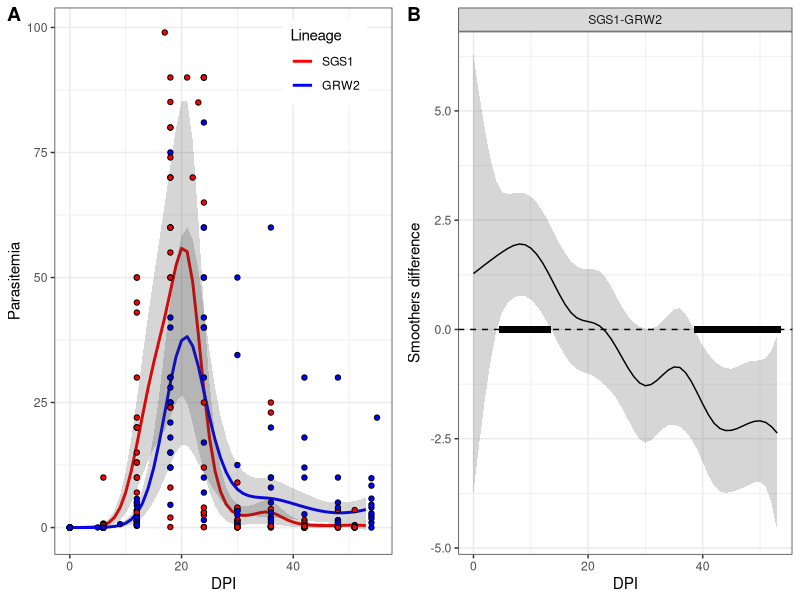
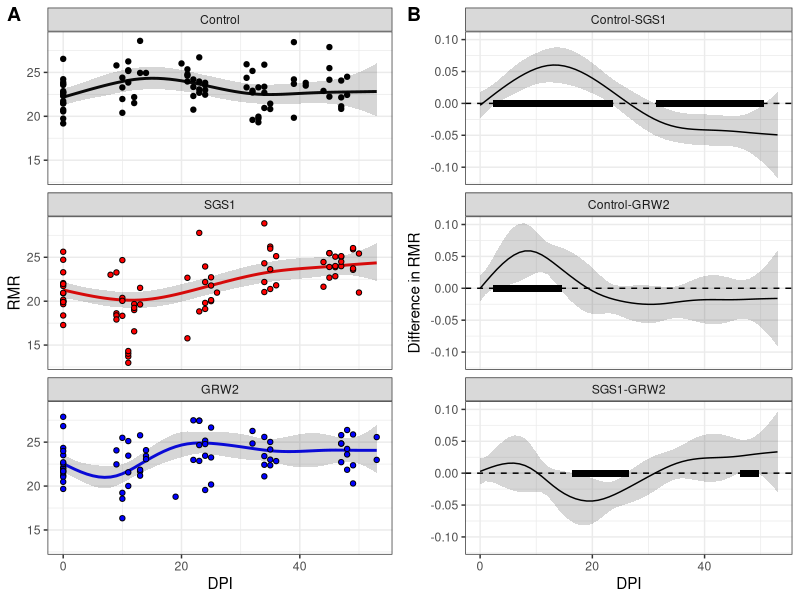
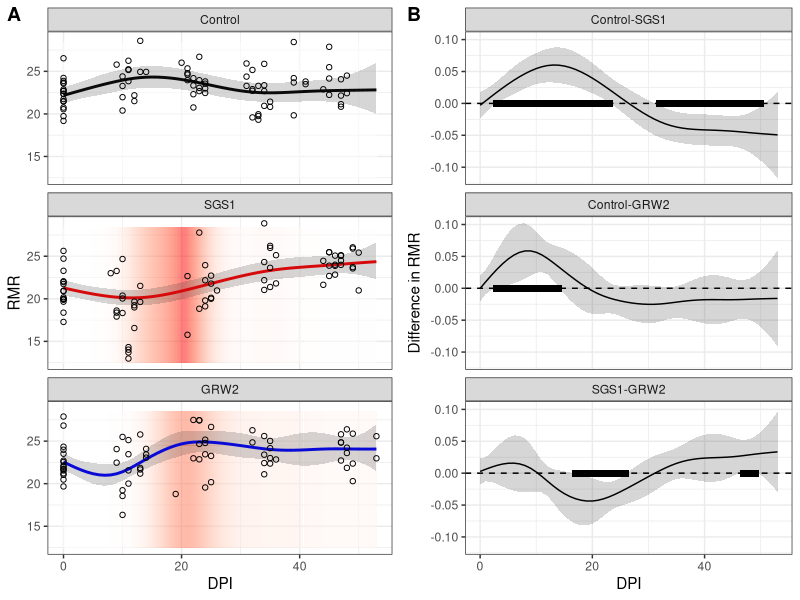
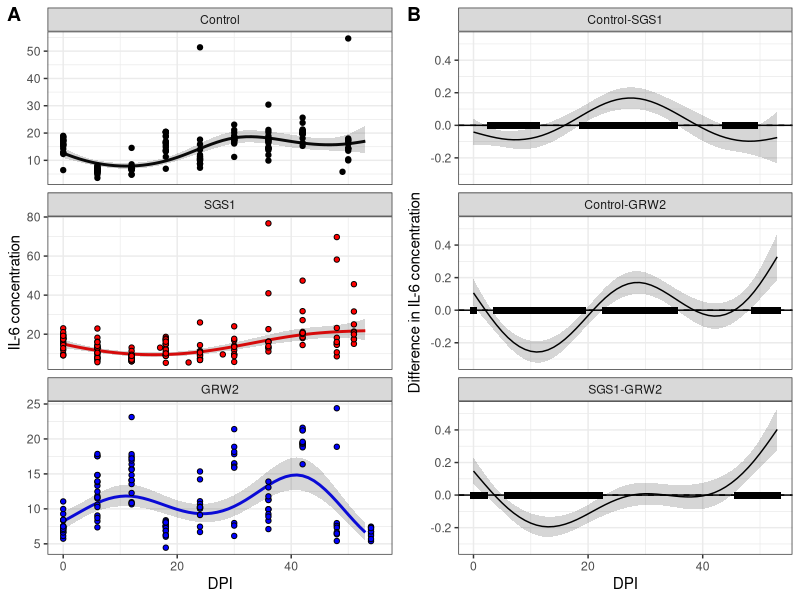
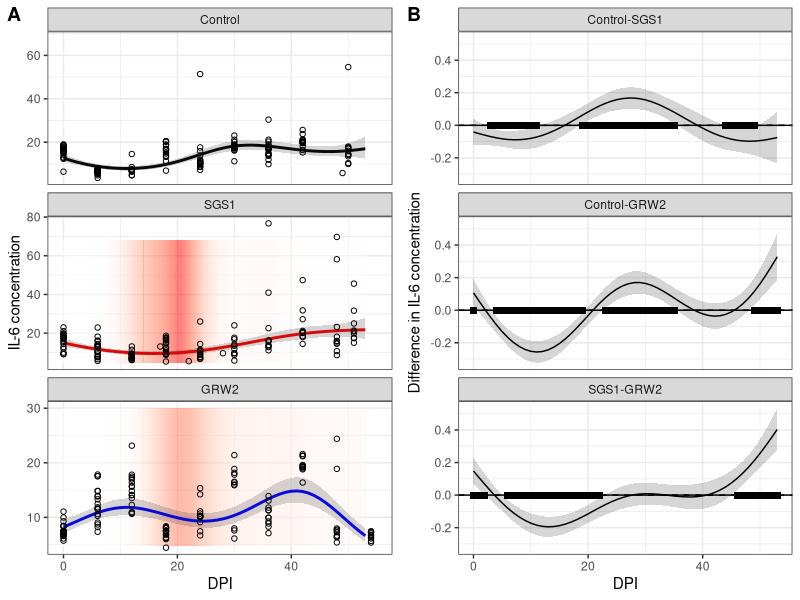
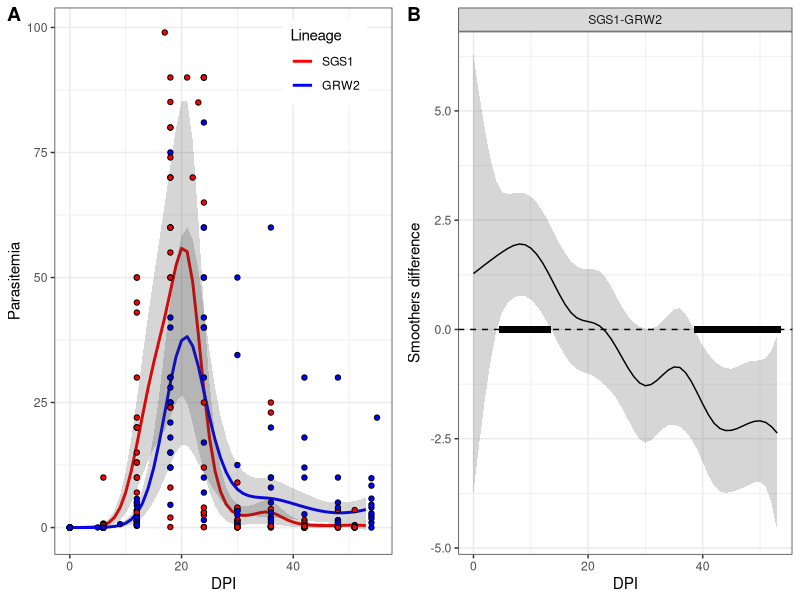
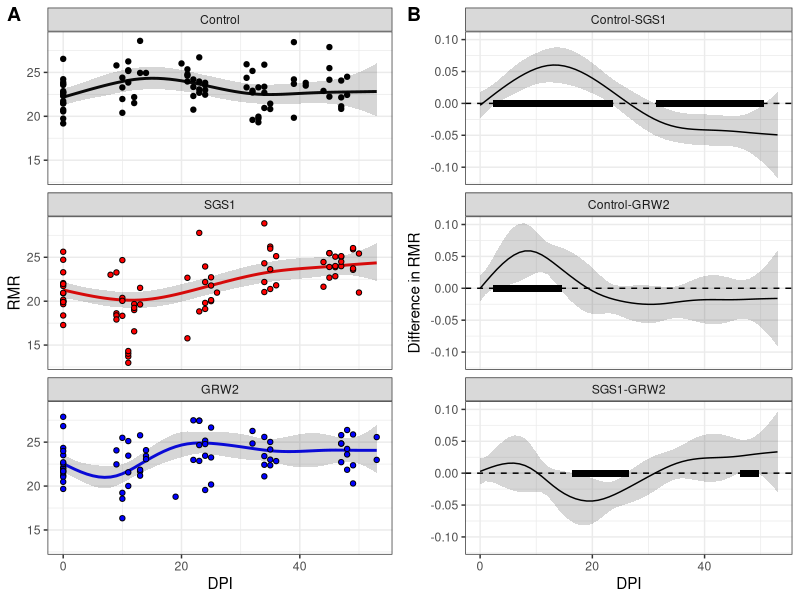
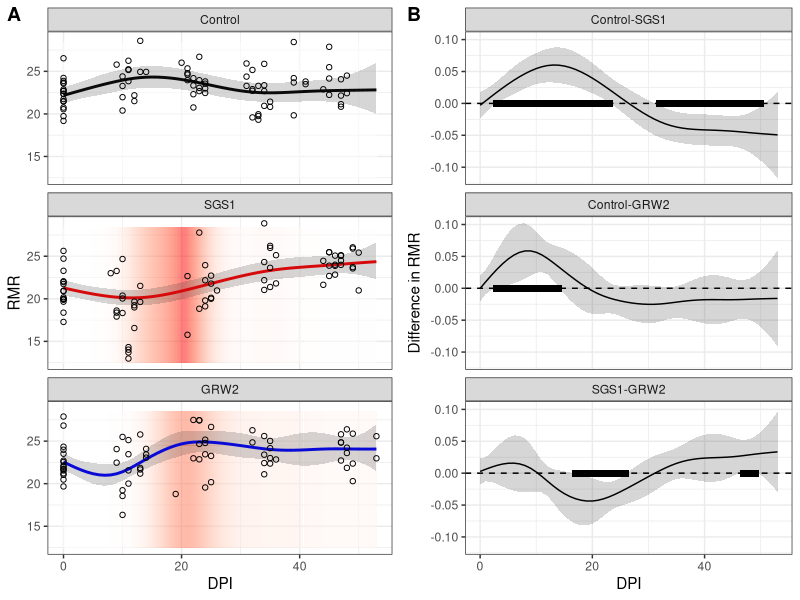

Generate these figures, in order, with R:
## ---- chunk 1
library(knitr)
  
opts_chunk$set(echo = FALSE, message = FALSE, warning = FALSE)
## ---- chunk 2
library(ggplot2)
library(mgcv)
library(dplyr)
library(readxl)
library(cowplot)


theme_set(theme_bw())
## ---- chunk 3

finch_il <- read_excel("Data/Spinus_2020_parasitemia_IL6_survival_final_corrected.xlsx", na = "NA", sheet = "Spinus_2020_parasitemia_IL6_sur")
finch_il$Experiment <- factor(finch_il$Experiment, labels = c("Control", "SGS1", "GRW2"))
finch_il$Ring <- factor(finch_il$Ring)

finch_il$Date <- as.Date(finch_il$Date)



n_obs_il <- finch_il %>% group_by(Ring) %>% summarise(N_il_obs = n())


finch <- read_excel("Data/Spinus_2020_parasitemia_IL6_survival_final_corrected.xlsx", na = "NA", sheet = "RMR")
finch$Experiment <- factor(finch$Experiment, labels = c("Control", "SGS1", "GRW2"))
finch$Ring <- factor(finch$Ring)

finch$Date <- as.Date(finch$Date) 

# n_obs_rmr <- finch %>% group_by(Ring) %>% summarise(N_rmr_obs = n())
# 
# n_obs <- merge(n_obs_il, n_obs_rmr, by = "Ring")

finch_il <- finch_il %>% group_by(Ring) %>% arrange(Date) %>% mutate(Cum_Parasitemia = cumsum(Parasitemia), Cum_IL = cumsum(IL6_pg_ml)) %>% arrange(Ring, Date)


## ---- chunk 4
# Вычисление паразитемии по двум соседним точкам измерения от дня измерения RMR  



df_rmr <- finch %>%  select(Ring, Date, Experiment, RMR) %>% mutate(Type = "RMR", Value = RMR) %>% select(-RMR)

df_par <- finch_il %>% select(Ring, Date, Experiment,Parasitemia) %>% mutate(Type = "Parasitemia", Value = Parasitemia) %>% select(-Parasitemia)

df_all <- rbind(df_rmr, df_par)

df_all <- df_all %>% group_by(Experiment, Ring) %>% arrange(Date, .by_group = TRUE)   

df_all_check <- df_all %>% group_by(Ring) %>% summarise(RMR_count = sum(Type == "RMR"))

# Удаляем птиц, у которых не измеряли RMR
exclude_Ring <- df_all_check %>% filter(RMR_count == 0) %>% pull(Ring)

df_all <- df_all %>% filter(!Ring %in% exclude_Ring)


df_final <- NULL

for(Selected_Ring in unique(df_all$Ring)){
  df <- df_all %>% filter(Ring == Selected_Ring)
  df <- df %>% arrange(Date)
  
  k <- 1
  df_estim <- data.frame(Ring = rep(NA, nrow(df)), Date = df$Date[1], Experiment = NA, RMR = NA, Parasitemia = NA )
  
  for(i in 1:nrow(df)){
    if(df$Type[i] == "RMR"){
      
      paras <- df[c(i-1, i+1), ]
      
      if(nrow(paras) == 1){
      df_estim$Ring[k] <- as.character(Selected_Ring)
      df_estim$RMR [k] <- df$Value[i]
      df_estim$Date [k] <- (df$Date[i])
      df_estim$Experiment [k] <- as.character(df$Experiment[i])
      df_estim$Parasitemia [k] <- 0  
      }
      else
      {
      mod <- lm(Value ~ Date, data = paras)
      df_estim$Ring[k] <- as.character(Selected_Ring)
      df_estim$RMR [k] <- df$Value[i]
      df_estim$Date [k] <- (df$Date[i])
      df_estim$Experiment [k] <- as.character(df$Experiment[i])
      df_estim$Parasitemia [k] <- predict(mod, newdata = df[i,])  
      }
      k <- k + 1
    }
  }
  
  df_estim <- df_estim %>% filter(complete.cases(.)) 

  df_final <- rbind(df_final, df_estim)  
  
}


# Вставляю исправленный файл

df_final <- read.table("Data/df_final_Parasitemia.csv", sep = ";", dec = ",", header = TRUE)

df_final$Experiment <- factor(df_final$Experiment, labels = c("Control", "SGS1", "GRW2"))

df_final$Ring <- factor(df_final$Ring)

df_final$Date <- as.Date(df_final$Date,format = "%d.%m.%Y" )

## ---- chunk 5
# Вычисление Интерлейкина по двум соседним точкам измерения от дня измерения RMR, для первой точки измерения RMR берется первое измерение интерлейкина, следующее после измерения RMR  



df_rmr <- finch %>%  select(Ring, Date, Experiment, RMR) %>% mutate(Type = "RMR", Value = RMR) %>% select(-RMR)

df_il <- finch_il %>% select(Ring, Date, Experiment,IL6_pg_ml) %>% mutate(Type = "IL", Value = IL6_pg_ml) %>% select(-IL6_pg_ml)

df_all2 <- rbind(df_rmr, df_il)

df_all2 <- df_all2 %>% group_by(Experiment, Ring) %>% arrange(Date, .by_group = TRUE)   

df_all2_check <- df_all2 %>% group_by(Ring) %>% summarise(RMR_count = sum(Type == "RMR"))

# Удаляем птиц, у которых не измеряли RMR
exclude_Ring2 <- df_all2_check %>% filter(RMR_count == 0) %>% pull(Ring)

df_all2 <- df_all2 %>% filter(!Ring %in% exclude_Ring2)


df_final2 <- NULL

for(Selected_Ring in unique(df_all2$Ring)){
  df <- df_all2 %>% filter(Ring == Selected_Ring)
  df <- df %>% arrange(Date)
  
  k <- 1
  df_estim <- data.frame(Ring = rep(NA, nrow(df)), Date = df$Date[1], Experiment = NA, RMR = NA, IL = NA )
  
  for(i in 1:nrow(df)){
    if(df$Type[i] == "RMR"){
      
      IL <- df[c(i-1, i+1), ]
      
      if(nrow(IL) == 1){
      df_estim$Ring[k] <- as.character(Selected_Ring)
      df_estim$RMR [k] <- df$Value[i]
      df_estim$Date [k] <- as.POSIXct(df$Date[i])
      df_estim$Experiment [k] <- as.character(df$Experiment[i])
      df_estim$IL [k] <- df$Value[i+1]  
      }
      else
      {
      mod <- lm(Value ~ Date, data = IL)
      df_estim$Ring[k] <- as.character(Selected_Ring)
      df_estim$RMR [k] <- df$Value[i]
      df_estim$Date [k] <- as.POSIXct(df$Date[i])
      df_estim$Experiment [k] <- as.character(df$Experiment[i])
      df_estim$IL [k] <- predict(mod, newdata = df[i,])  
      }
      k <- k + 1
    }
  }
  
  df_estim <- df_estim %>% filter(complete.cases(.)) 

  df_final2 <- rbind(df_final2, df_estim)  
  
}


# Вставляю исправленный файл

df_final2 <- read.table("Data/df_final2_IL.csv", sep = ";", dec = ",", header = TRUE)

df_final2$Experiment <- factor(df_final2$Experiment, labels = c("Control", "SGS1", "GRW2"))

df_final2$Ring <- factor(df_final2$Ring)

df_final2$Date <- as.Date(df_final2$Date,format = "%d.%m.%Y" )


## ---- chunk 6
# Вычисление накопленной паразитемии по двум соседним точкам измерения от дня измерения RMR  



df_rmr <- finch %>%  select(Ring, Date, Experiment, RMR) %>% mutate(Type = "RMR", Value = RMR) %>% select(-RMR)

df_cum_par <- finch_il %>% select(Ring, Date, Experiment,Cum_Parasitemia) %>% mutate(Type = "Cum_Parasitemia", Value = Cum_Parasitemia) %>% select(-Cum_Parasitemia)

df_all3 <- rbind(df_rmr, df_cum_par)

df_all3 <- df_all3 %>% group_by(Experiment, Ring) %>% arrange(Date, .by_group = TRUE)   

df_all3_check <- df_all3 %>% group_by(Ring) %>% summarise(RMR_count = sum(Type == "RMR"))

# Удаляем птиц, у которых не измеряли RMR
exclude_Ring <- df_all3_check %>% filter(RMR_count == 0) %>% pull(Ring)

df_all3 <- df_all3 %>% filter(!Ring %in% exclude_Ring)


df_final3 <- NULL

for(Selected_Ring in unique(df_all3$Ring)){
  df <- df_all3 %>% filter(Ring == Selected_Ring)
  df <- df %>% arrange(Date)
  
  k <- 1
  df_estim <- data.frame(Ring = rep(NA, nrow(df)), Date = df$Date[1], Experiment = NA, RMR = NA, Cum_Parasitemia = NA )
  
  for(i in 1:nrow(df)){
    if(df$Type[i] == "RMR"){
      
      cum_paras <- df[c(i-1, i+1), ]
      
      if(nrow(cum_paras) == 1){
      df_estim$Ring[k] <- as.character(Selected_Ring)
      df_estim$RMR [k] <- df$Value[i]
      df_estim$Date [k] <- (df$Date[i])
      df_estim$Experiment [k] <- as.character(df$Experiment[i])
      df_estim$Cum_Parasitemia [k] <- 0  
      }
      else
      {
      mod <- lm(Value ~ Date, data = cum_paras)
      df_estim$Ring[k] <- as.character(Selected_Ring)
      df_estim$RMR [k] <- df$Value[i]
      df_estim$Date [k] <- (df$Date[i])
      df_estim$Experiment [k] <- as.character(df$Experiment[i])
      df_estim$Cum_Parasitemia [k] <- predict(mod, newdata = df[i,])  
      }
      k <- k + 1
    }
  }
  
  df_estim <- df_estim %>% filter(complete.cases(.)) 

  df_final3 <- rbind(df_final3, df_estim)  
  
}




## ---- chunk 7
# Вычисление накопленного инртерлейкина по двум соседним точкам измерения от дня измерения RMR  



df_rmr <- finch %>%  select(Ring, Date, Experiment, RMR) %>% mutate(Type = "RMR", Value = RMR) %>% select(-RMR)

df_cum_il <- finch_il %>% select(Ring, Date, Experiment,Cum_IL) %>% mutate(Type = "Cum_IL", Value = Cum_IL) %>% select(-Cum_IL)

df_all4 <- rbind(df_rmr, df_cum_il)

df_all4 <- df_all4 %>% group_by(Experiment, Ring) %>% arrange(Date, .by_group = TRUE)   

df_all4_check <- df_all4 %>% group_by(Ring) %>% summarise(RMR_count = sum(Type == "RMR"))

# Удаляем птиц, у которых не измеряли RMR
exclude_Ring <- df_all4_check %>% filter(RMR_count == 0) %>% pull(Ring)

df_all4 <- df_all4 %>% filter(!Ring %in% exclude_Ring)


# Удаляем даты, когда Cum_IL == NA

df_all4 <- df_all4 %>% filter(!is.na(Value))


df_final4 <- NULL

for(Selected_Ring in unique(df_all4$Ring)){
  df <- df_all4 %>% filter(Ring == Selected_Ring)
  df <- df %>% arrange(Date)
  
  k <- 1
  df_estim <- data.frame(Ring = rep(NA, nrow(df)), Date = df$Date[1], Experiment = NA, RMR = NA, Cum_IL = NA )
  
  for(i in 1:nrow(df)){
    if(df$Type[i] == "RMR"){
      
      cum_IL <- df[c(i-1, i+1), ]
      
      if(nrow(cum_IL) == 1){
      df_estim$Ring[k] <- as.character(Selected_Ring)
      df_estim$RMR [k] <- df$Value[i]
      df_estim$Date [k] <- (df$Date[i])
      df_estim$Experiment [k] <- as.character(df$Experiment[i])
      df_estim$Cum_IL [k] <- df$Value[i+1]
      }
      else
      {
      mod <- lm(Value ~ Date, data = cum_IL)
      df_estim$Ring[k] <- as.character(Selected_Ring)
      df_estim$RMR [k] <- df$Value[i]
      df_estim$Date [k] <- (df$Date[i])
      df_estim$Experiment [k] <- as.character(df$Experiment[i])
      df_estim$Cum_IL [k] <- predict(mod, newdata = df[i,])  
      }
      k <- k + 1
    }
  }
  
  df_estim <- df_estim %>% filter(complete.cases(.)) 

  df_final4 <- rbind(df_final4, df_estim)  
  
}




## ---- chunk 8
# data.frame с оценками паразитемии и интерлейкина по соседним точкам
rmr_paras_il <- merge(df_final, df_final2) %>% merge(., df_final3) %>% merge(., df_final4) 

rmr_paras_il <- rmr_paras_il %>% group_by(Ring, Experiment) %>% arrange(Date, .by_group = T)


## ---- chunk 9
D_RMR <- finch %>% group_by(Ring) %>% summarise(D_RMR = log(RMR) - log(RMR)[1]) %>% pull


finch$D_RMR <- D_RMR


# ggplot(finch, aes(x = DPI, y = D_RMR , group = Ring)) + geom_line() + facet_wrap(~Experiment)

## ---- chunk 10

# Код для совмещения данных по RMR и измерениям паразитемии и интерлейкинов
finch$Parasitemia_nearest <- NA
finch$Parasitemia_M <- NA

finch$IL_nearest <- NA
finch$IL_M <- NA

finch$Cum_Parasitemia_nearest <- NA
finch$Cum_Parasitemia_M <- NA

finch$Dif_Date <- NA
finch$Survival <- NA

for(i in 1:nrow(finch)){
  df <- finch_il %>% filter(Ring %in% finch$Ring[i])

  dif_dat1 <- (difftime(df$Date, finch$Date[i]))
  dif_dat1[dif_dat1 < 0 ] <- NA
  time1 <- df$Date[which.min(dif_dat1)]
  
  finch$Parasitemia_nearest[i] <- df$Parasitemia[df$Date == time1]
  finch$IL_nearest[i] <- df$IL6_pg_ml[df$Date == time1]
  finch$Cum_Parasitemia_nearest[i] <- df$Cum_Parasitemia[df$Date == time1]
  finch$Survival[i] <- df$Survival[df$Date == time1]

  finch$Dif_Date[i] <- as.numeric(difftime(time1, finch$Date[i], units = "day"))
  
}



## ---- chunk 11
df_final <- NULL

for(ring in unique(finch$Ring)) {
  
  df_predict <- finch %>% filter(Ring %in% ring)
  
  
  df_model <- finch_il %>% filter(Ring %in% ring) %>% filter(complete.cases(.))
  
  # Я пытался еще описывать данные полиномами, но по сути дела результаты не отличались.
  # degr = nrow(df_model) - 1
  # degr <- ifelse(degr > 5, 5, degr)
  # 
  # M_Parasitemia <- lm(Parasitemia ~ poly(DPI, degr), data = df_model)
  # df_predict$Parasitemia_M <- predict(M_Parasitemia, newdata = df_predict) 

  
  M_Parasitemia <- loess(Parasitemia ~ DPI, data = df_model, degree = 1)
  df_predict$Parasitemia_M <- predict(M_Parasitemia, newdata = df_predict) 

  M_Cum_Parasitemia <- loess(Cum_Parasitemia ~ DPI, data = df_model, degree = 1)
  df_predict$Cum_Parasitemia_M <- predict(M_Cum_Parasitemia, newdata = df_predict)

  M_IL <- loess(IL6_pg_ml ~ DPI, data = df_model, degree = 1)
  df_predict$IL_M <- predict(M_IL, newdata = df_predict)
  
  df_final <- rbind(df_final, df_predict)

}


df_final$Parasitemia_M[df_final$Parasitemia_M <0] <- 0
df_final$Cum_Parasitemia_M[df_final$Cum_Parasitemia_M <0] <- 0

df_final5 <- df_final

## ---- chunk 12
finch_final <- merge(df_final5, rmr_paras_il)




## ---- chunk 13

finch_final$Experiment <- factor(finch_final$Experiment)
finch_final$Ring <- factor(finch_final$Ring)
finch_final$Survival <- factor(finch_final$Survival)

finch_reduced <- finch_final %>% filter(Bad != 1) #удаляю из датасета строчки с неизмеренными значениями и строки с плохим измерением RMR

finch_reduced <- finch_reduced[complete.cases(finch_reduced), ]

## ---- chunk 14

finch_il_2 <- finch_il %>% filter(Experiment != "Control")

# M1_Par_gam <- gam(Parasitemia ~ s(DPI) + Experiment  + s(Ring, k = 53, bs = "re"),  method = "REML", data = finch_il_2, family = "nb")

M2_Par_gam <- gam(Parasitemia ~ s(DPI, by = Experiment) + Experiment  + s(Ring, k = 53, bs = "re"),  method = "REML", data = finch_il_2, family = "nb")


## ---- chunk 15
My_data <- expand.grid(Experiment = c("SGS1", "GRW2"), DPI = seq(0, max(finch_final$DPI)))

predicted <- predict(M2_Par_gam, newdata = My_data, exclude = "s(Ring)", newdata.guaranteed=TRUE, se.fit = TRUE, type = "response")

My_data$Fit <- predicted$fit
My_data$SE <- predicted$se.fit

Pl_parasetemia <-
ggplot(My_data, aes(x = DPI, y = Fit)) + 
  geom_line(aes(color = Experiment), size = 1) + 
  geom_ribbon(aes(ymin = Fit - 1.96*SE, ymax = Fit + 1.96*SE, group = Experiment), alpha = 0.2) +
  geom_point(data = finch_il_2, aes(y = Parasitemia, fill = Experiment), shape = 21, color = "black") +
  labs(y = "Parasitemia", color = "Lineage") + 
  scale_fill_manual(values = c("red", "blue")) +
  scale_color_manual(values = c("red", "blue")) +
  theme(legend.position = c(0.8, 0.9)) +
  guides(fill = "none")
  

## ---- chunk 16
smooth_diff <- function(model, newdata, f1, f2, var, alpha = 0.05,
                        unconditional = FALSE) {
    xp <- predict(model, newdata = newdata, type = 'lpmatrix', exclude = "s(Ring)", newdata.guaranteed=TRUE)
    c1 <- grepl(f1, colnames(xp))
    c2 <- grepl(f2, colnames(xp))
    r1 <- newdata[[var]] == f1
    r2 <- newdata[[var]] == f2
    ## difference rows of xp for data from comparison
    X <- xp[r1, ] - xp[r2, ]
    ## zero out cols of X related to splines for other lochs
    X[, ! (c1 | c2)] <- 0
    ## zero out the parametric cols
    X[, !grepl('^s\\(', colnames(xp))] <- 0
    dif <- X %*% coef(model)
    se <- sqrt(rowSums((X %*% vcov(model, unconditional = unconditional)) * X))
    crit <- qt(alpha/2, df.residual(model), lower.tail = FALSE)
    upr <- dif + (crit * se)
    lwr <- dif - (crit * se)
    data.frame(pair = paste(f1, f2, sep = '-'),
               diff = dif,
               se = se,
               upper = upr,
               lower = lwr)
}


## ---- chunk 17
comp1 <- smooth_diff(M2_Par_gam, My_data, 'SGS1', 'GRW2', 'Experiment', unconditional = TRUE)

comp <- cbind(DPI = seq(0, max(finch_final$DPI)),
              rbind(comp1))

signif_diff <- comp %>% filter((upper > 0 & lower > 0) | (upper < 0 & lower <0))



Pl_Parasitemia_difference <-
ggplot(comp, aes(x = DPI, y = diff, group = pair)) +
    geom_ribbon(aes(ymin = lower, ymax = upper), alpha = 0.2) +
    geom_line() +
    facet_wrap(~ pair, ncol = 2)  +
    labs(x = "DPI", y = 'Smoothers difference') +  
    geom_hline(yintercept = 0, linetype = 2) + 
    geom_point(data = signif_diff, aes(x = DPI, y = 0), shape = 15, color = "black", fill = "black", size = 2)
  
## ---- chunk 18
Pl_Fig1 <- plot_grid(Pl_parasetemia, Pl_Parasitemia_difference, labels = "AUTO")

Pl_Fig1
ggsave(filename = "Fig1.tiff", plot = Pl_Fig1, dpi = 500)
## ---- chunk 19

# M1_RMR_gam <- gam(log10(RMR) ~ s(DPI) + Experiment + log10(Mass)  + s(Ring, k = 53, bs = "re"),  method = "REML", data = finch_reduced)


M2_RMR_gam <- gam(log10(RMR) ~ s(DPI, by = Experiment) + Experiment + log10(Mass)  + s(Ring, k = 53, bs = "re"),  method = "REML", data = finch_reduced)



## ---- chunk 20
My_data <- expand.grid(Experiment = levels(finch_final$Experiment), DPI = seq(0, max(finch_final$DPI)))
  # finch_final %>% select(Experiment, DPI) %>% unique(.)
My_data$Mass <- mean(finch_final$Mass)
  
predicted <- predict(M2_RMR_gam, newdata = My_data, exclude = "s(Ring)", newdata.guaranteed=TRUE, se.fit = TRUE)

My_data$Fit <- predicted$fit
My_data$SE <- predicted$se.fit

My_data2 <- expand.grid(Experiment = levels(finch_final$Experiment), DPI = seq(0, max(finch_final$DPI), 0.1))

My_data2$Fit [My_data2$Experiment != "Control"] <- predict(M2_Par_gam, newdata = My_data2[My_data2$Experiment != "Control", ], exclude = "s(Ring)", newdata.guaranteed=TRUE, type = "response") 

My_data2$Fit [My_data2$Experiment == "Control"] <- 0


Pl_RMR <-
ggplot(My_data, aes(x = DPI, y = 10^(Fit) )) + 
  geom_line(aes(color = Experiment), size = 1) + 
  geom_ribbon(aes(ymin = 10^(Fit - 1.96*SE), ymax = 10^(Fit + 1.96*SE)), alpha = 0.2) +
  geom_point(data = finch_final, aes(y = (RMR), fill = Experiment), shape = 21, color = "black") +
  labs(y = "RMR") +
  facet_wrap(~Experiment, ncol = 1) + 
  scale_color_manual(values = c("black", "red", "blue")) +
  scale_fill_manual(values = c("black", "red", "blue")) +
  guides(color = "none", fill = "none")



My_data_parasitemia <- expand.grid(RMR = seq(min(finch_final$RMR), max(finch_final$RMR), 1), DPI = seq(0,53,0.1), Experiment = c("SGS1", "GRW2"))

My_data_parasitemia2 <- expand.grid(RMR = seq(min(finch_final$RMR), max(finch_final$RMR), 1), DPI = seq(0,53,0.1), Experiment = c("Control"))

My_data_parasitemia2$Fit <- 0


My_data_parasitemia$Fit <- predict(M2_Par_gam, newdata = My_data_parasitemia, exclude = "s(Ring)", newdata.guaranteed=TRUE, type = "response" )
  
My_data_parasitemia <- rbind(My_data_parasitemia, My_data_parasitemia2)
  
  

Pl_RMR2 <-
ggplot(My_data, aes(x = DPI, y = 10^(Fit) )) + 
   geom_tile(data = My_data_parasitemia, aes(y = RMR, fill = Fit), alpha = 0.5) +
  geom_line(aes(color = Experiment), size = 1) + 
  geom_ribbon(aes(ymin = 10^(Fit - 1.96*SE), ymax = 10^(Fit + 1.96*SE)), alpha = 0.2) +
  geom_point(data = finch_final, aes(y = (RMR)), shape = 21, color = "black") +
  labs(y = "RMR") +
  facet_wrap(~Experiment, ncol = 1) + 
  scale_color_manual(values = c("black", "red", "blue")) +
  scale_fill_gradient(low = "white", high = "red") +
  guides(color = "none", fill = "none")


## ---- chunk 21

comp1 <- smooth_diff(M2_RMR_gam, My_data, 'Control', 'SGS1', 'Experiment',unconditional = TRUE)

comp2 <- smooth_diff(M2_RMR_gam, My_data, 'Control', 'GRW2', 'Experiment',unconditional = TRUE)

comp3 <- smooth_diff(M2_RMR_gam, My_data, 'SGS1', 'GRW2', 'Experiment',unconditional = TRUE)

comp <- cbind(DPI = seq(0, max(finch_final$DPI)),
              rbind(comp1, comp2, comp3))

comp$pair <- factor(comp$pair, levels = c("Control-SGS1", "Control-GRW2", "SGS1-GRW2"))

signif_diff <- comp %>% filter((upper > 0 & lower > 0) | (upper < 0 & lower <0))


Pl_RMR_difference <-
ggplot(comp, aes(x = DPI, y = diff, group = pair)) +
    geom_ribbon(aes(ymin = lower, ymax = upper), alpha = 0.2) +
    geom_line() +
    facet_wrap(~ pair, ncol = 1)  +
    labs(x = "DPI", y = 'Difference in RMR') +
    geom_hline(yintercept = 0, linetype = 2) + 
    geom_point(data = signif_diff, aes(x = DPI, y = 0), shape = 15, color = "black", fill = "black", size = 2)  

## ---- chunk 22
Pl_Fig2_var1 <- plot_grid(Pl_RMR, Pl_RMR_difference, labels = "AUTO")

Pl_Fig2_var1

ggsave(filename = "Fig2_var1.tiff", plot = Pl_Fig2_var1, dpi = 500, width = 190, units = "mm")
## ---- chunk 23
Pl_Fig2_var2 <- plot_grid(Pl_RMR2, Pl_RMR_difference, labels = "AUTO")

Pl_Fig2_var2

ggsave(filename = "Fig2_var2.tiff", plot = Pl_Fig2_var2, dpi = 500, width = 190, units = "mm")
## ---- chunk 24
cont_exp1 <- comp %>% filter(pair == "Control-SGS1") %>% filter(upper > 0 & lower > 0) %>% pull(DPI) %>% range()

cont_exp2 <- comp %>% filter(pair == "Control-GRW2") %>% filter(upper > 0 & lower > 0) %>% pull(DPI) %>% range()


exp1_exp2 <- comp %>% filter(pair == "SGS1-GRW2") %>% filter(upper < 0 & lower < 0) %>% pull(DPI) %>% range()
## ---- chunk 25

# M1_IL_gam <- gam(log10(IL6_pg_ml) ~ s(DPI, k = 5) + Experiment  + s(Ring, k = 53, bs = "re"),  method = "REML", data = finch_il)

M2_IL_gam <- gam(log10(IL6_pg_ml) ~ s(DPI, by = Experiment, k = 5) + Experiment  + s(Ring, k = 53, bs = "re"),  method = "REML", data = finch_il)

## ---- chunk 26
My_data <- expand.grid(Experiment = levels(finch_final$Experiment), DPI = seq(0, max(finch_final$DPI)))

predicted <- predict(M2_IL_gam, newdata = My_data, exclude = "s(Ring)", newdata.guaranteed=TRUE, se.fit = TRUE)

My_data$Fit <- predicted$fit
My_data$SE <- predicted$se.fit


Pl_IL <- 
ggplot(My_data, aes(x = DPI, y = 10^Fit)) + 
  geom_line(aes(color = Experiment), size = 1) + 
  geom_ribbon(aes(ymin = 10^(Fit - 1.96*SE), ymax = 10^(Fit + 1.96*SE)), alpha = 0.2) +
  geom_point(data = finch_il, aes(y = (IL6_pg_ml), fill = Experiment), shape = 21, color = "black") +
  labs(y = "IL-6 concentration") +
  facet_wrap(~Experiment, ncol = 1, scales = "free_y") +
  guides(color = "none") +
  scale_color_manual(values = c("black", "red", "blue")) + 
  scale_fill_manual(values = c("black", "red", "blue"))+
  guides(color = "none", fill = "none")
  


# My_data_parasitemia <- finch_final %>% 
#   group_by(Experiment) %>% 
#   do(expand.grid(IL = seq(min(.$IL), max(.$IL), 0.1), DPI = seq(0,53,0.1))) 
# 
# My_data_parasitemia2 <- My_data_parasitemia %>% filter(Experiment == "Control")
# My_data_parasitemia <- My_data_parasitemia %>% filter(Experiment != "Control")

My_data_parasitemia <- expand.grid(IL = seq(min(finch_final$IL), max(finch_final$IL), 0.1), DPI = seq(0,53,0.1), Experiment = c("SGS1", "GRW2"))

My_data_parasitemia2 <- expand.grid(IL = seq(min(finch_final$IL), max(finch_final$IL), 1), DPI = seq(0,53,0.1), Experiment = c("Control"))

My_data_parasitemia2$Fit <- 0


My_data_parasitemia$Fit <- predict(M2_Par_gam, newdata = My_data_parasitemia, exclude = "s(Ring)", newdata.guaranteed=TRUE, type = "response" )

My_data_parasitemia [My_data_parasitemia$Experiment == "GRW2" & My_data_parasitemia$IL > 30, ] <- NA  

My_data_parasitemia <- rbind(My_data_parasitemia, My_data_parasitemia2)

My_data_parasitemia <- My_data_parasitemia[complete.cases(My_data_parasitemia), ]
  


Pl_IL2 <- 
ggplot(My_data, aes(x = DPI, y = 10^Fit)) + 
 geom_tile(data = My_data_parasitemia, aes(y = IL, fill = Fit), alpha = 0.5) +
  geom_line(aes(color = Experiment), size = 1) + 
  geom_ribbon(aes(ymin = 10^(Fit - 1.96*SE), ymax = 10^(Fit + 1.96*SE)), alpha = 0.2) +
  geom_point(data = finch_il, aes(y = (IL6_pg_ml)), shape = 21, color = "black") +
  labs(y = "IL-6 concentration") +
  facet_wrap(~Experiment, ncol = 1, scales = "free_y") +
  guides(color = "none") +
  scale_color_manual(values = c("black", "red", "blue")) + 
  scale_fill_gradient(low = "white", high = "red")+
  guides(color = "none", fill = "none")


## ---- chunk 27
comp1 <- smooth_diff(M2_IL_gam, My_data, 'Control', 'SGS1', 'Experiment', unconditional = TRUE)

comp2 <- smooth_diff(M2_IL_gam, My_data, 'Control', 'GRW2', 'Experiment', unconditional = TRUE)

comp3 <- smooth_diff(M2_IL_gam, My_data, 'SGS1', 'GRW2', 'Experiment', unconditional = TRUE)

comp <- cbind(DPI = seq(0, max(finch_final$DPI)),
              rbind(comp1, comp2, comp3))

comp$pair <- factor(comp$pair, levels = c("Control-SGS1", "Control-GRW2", "SGS1-GRW2"))

signif_diff <- comp %>% filter((upper > 0 & lower > 0) | (upper < 0 & lower <0))

Pl_IL_difference <-
ggplot(comp, aes(x = DPI, y = diff, group = pair)) +
    geom_ribbon(aes(ymin = lower, ymax = upper), alpha = 0.2) +
    geom_line() +
    facet_wrap(~ pair, ncol = 1)  +
    labs(x = "DPI", y = 'Difference in IL-6 concentration') +
  geom_hline(yintercept = 0) +
      geom_hline(yintercept = 0, linetype = 2) + 
    geom_point(data = signif_diff, aes(x = DPI, y = 0), shape = 15, color = "black", fill = "black", size = 2)  

  
## ---- chunk 28
Pl_Fig3_var1 <- plot_grid(Pl_IL, Pl_IL_difference, labels = "AUTO")

Pl_Fig3_var1

ggsave(filename = "Fig3_var1.tiff", plot = Pl_Fig3_var1, dpi = 500, width = 190, units = "mm")
## ---- chunk 29
Pl_Fig3_var2 <- plot_grid(Pl_IL2, Pl_IL_difference, labels = "AUTO")

Pl_Fig3_var2

ggsave(filename = "Fig3_var2.tiff", plot = Pl_Fig3_var2, dpi = 500, width = 190, units = "mm")

